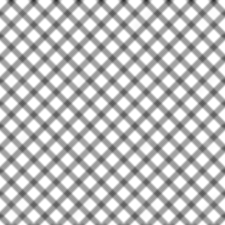
#> input picture 57080937-increase-accuracy-detecting-lines/1.png, 225 x 225 px
$ python increase_accuracy_of_detecting_lines.py
#> lines starting #> are read from the running program, lines starting #| are printed output that depends on the picture; after the words box and inside, x2 and y2 are one past the last pixel; in counts of white or black regions, pixels touching at a corner belong together
import cv2
import numpy as np

image = cv2.imread('1.png', 0)
#> image is the input picture: shape (225, 225); min 50, max 255, mean 189.9
sharpen_kernel = np.array([[-1,-1,-1], [-1,9,-1], [-1,-1,-1]])
sharpen = cv2.filter2D(image, -1, sharpen_kernel)
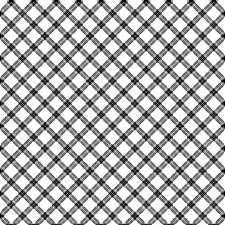
#> sharpen: shape (225, 225); min 0, max 255, mean 175.6
thresh = cv2.threshold(sharpen,220, 255,cv2.THRESH_BINARY)[1]
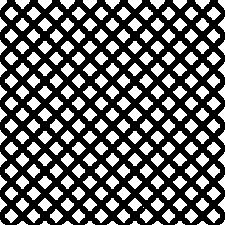
#> thresh: shape (225, 225); 40.4% white; 222 white regions (3 under 20 px), largest, box (x1, y1, x2, y2) and area: (139, 74, 153, 88) 105, (207, 7, 221, 20) 104, (207, 142, 221, 155) 104
kernel = cv2.getStructuringElement(cv2.MORPH_ELLIPSE, (3,3))
opening = cv2.morphologyEx(thresh, cv2.MORPH_OPEN, kernel, iterations=3)
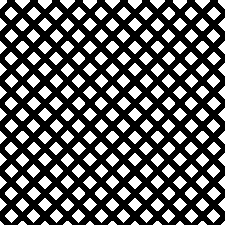
#> opening: shape (225, 225); 38.7% white; 221 white regions (2 under 20 px), largest, box (x1, y1, x2, y2) and area: (27, 7, 41, 20) 98, (49, 7, 63, 20) 98, (72, 7, 86, 20) 98
result = cv2.dilate(opening, kernel, iterations=3)
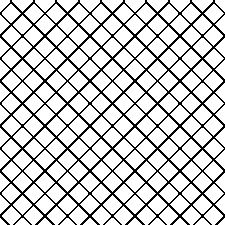
#> result: shape (225, 225); 79% white; black in thin lines or dots

cv2.imshow('thresh', thresh)
cv2.imshow('sharpen', sharpen)
cv2.imshow('opening', opening)
cv2.imshow('result', result)
cv2.waitKey()
